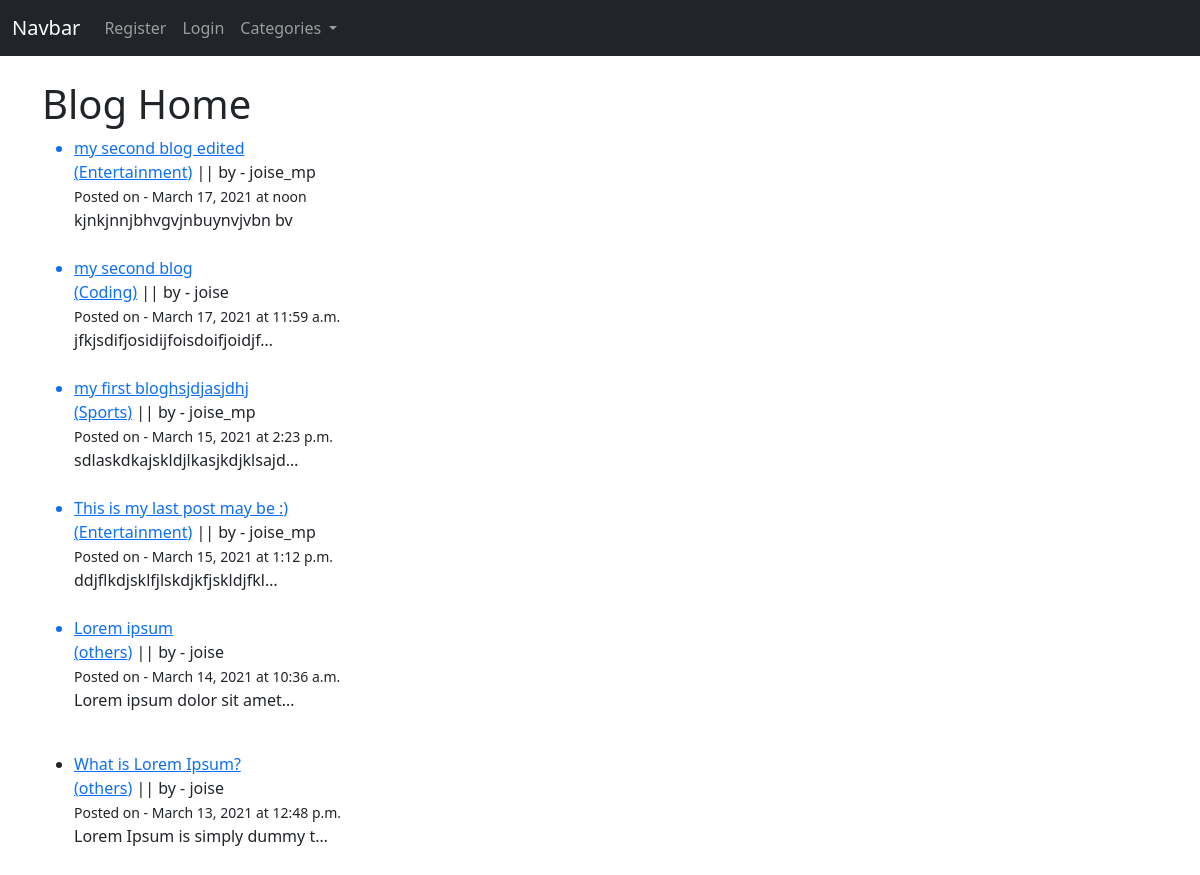
Before: /blog/ with the older database file.
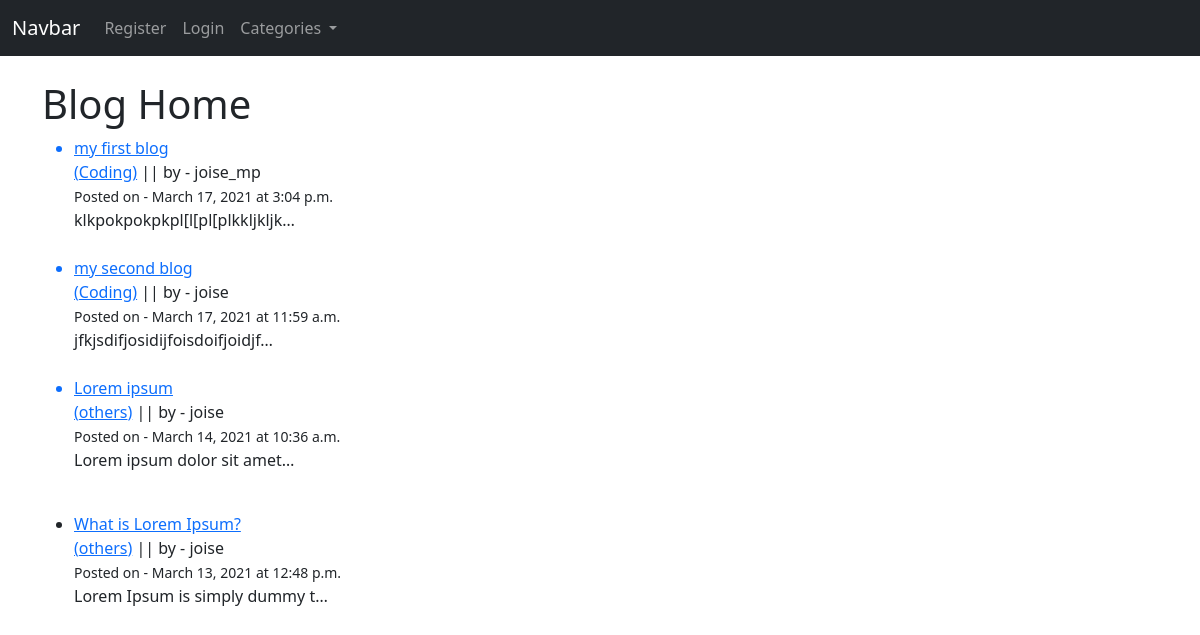
After: the same page with the newer database file.
### blog/models.py (models this page shows, shortened)
class Post(models.Model):
    title = models.CharField(max_length=255)
    author = models.ForeignKey(User, on_delete=models.CASCADE)
    body = RichTextField(blank=True, null=True)
    post_date = models.DateField(auto_now_add=True)
    post_time = models.TimeField(auto_now_add=True)
    category = models.CharField(max_length=255, default='others')
    likes = models.ManyToManyField(User, related_name='blog_posts')

### blog/views.py (the view)
# urls.py: path('blog/', BlogHomeView.as_view(), name='bloghome'),
class BlogHomeView(ListView):
    model = Post
    template_name = 'blog_home.html'
    ordering = ['-post_date','-post_time']
    def get_context_data(self, *args, **kwargs):
        category_menu = Category.objects.all()
        context = super(BlogHomeView, self).get_context_data(*args, **kwargs)
        context['category_menu'] = category_menu
        return context

### blog/models.py (called while the page is built)
    def __str__(self):
        return self.name

### blog/templates/blog_home.html (shortened to what this page needs)
{% extends 'Navbars/blog_nav.html' %}
{% block items %}
<h1>Blog Home</h1>
<ul>
{% for post in object_list %}
    <a href="{% url 'blogdetail' post.pk %}"><li>{{post.title}}</li></a>
    <a href="{% url 'category_page' post.category %}">({{ post.category }})</a> ||
    by - {{post.author}}
    <br><small>Posted on - {{post.post_date}} at {{post.post_time}} </small><br>
    {{post.body | truncatechars:30 | safe}} <br><br>
{% endfor %}
</ul>
{%endblock%}

### templates/Navbars/blog_nav.html (shortened to what this page needs)
{% extends 'base.html' %}
{% block content %}
<nav class="navbar navbar-expand-lg navbar-dark bg-dark">
    <div class="container-fluid">
      <a class="navbar-brand" href="{% url 'bloghome' %}">Navbar</a>
      <div class="collapse navbar-collapse" id="navbarSupportedContent">
        <ul class="navbar-nav">
        {% if user.is_authenticated %}
            <li class="nav-item">
              <a class="nav-link" href="{% url 'createPost' %}">Create Post</a>
            </li>
            {% if user.is_superuser %}
            <li class="nav-item">
              <a class="nav-link" href="{% url 'add_category' %}">Add Category</a>
            </li>
            {% endif %}
            <li class="nav-item">
              <a class="nav-link" href="{% url 'logout' %}">Logout</a>
            </li>
            <li class="nav-item">
              <a class="nav-link" href="{% url 'edit_profile' %}">Edit Profile</a>
            </li>
          {% else %}
            <li class="nav-item">
              <a class="nav-link" href="{% url 'register' %}">Register</a>
            </li>
            <li class="nav-item">
              <a class="nav-link" href="{% url 'login' %}">Login</a>
            </li>
        {% endif %}
        {% if category_menu %}
        <li class="nav-item dropdown">
          <a class="nav-link dropdown-toggle" href="#" id="navbarDropdown" role="button" data-bs-toggle="dropdown" aria-expanded="false">
            Categories
          </a>
        </li>
        {%else%}
        <li class="nav-item">
          <a class="nav-link" href="{% url 'category_list_page' %}">Categories</a>
        </li>
        {% endif %}
        </ul>
      </div>
    </div>
  </nav>
  <div class="container mt-4">
    {% block items %}
    {% endblock %}
  </div>
{% endblock %}

### templates/base.html (shortened to what this page needs)
<!doctype html>
<html lang="en">
  <head>
    {% load static %}
    <link href="https://cdn.jsdelivr.net/npm/bootstrap@5.0.0-beta2/dist/css/bootstrap.min.css" rel="stylesheet">
  </head>
  <body>
        {% block content %}
        {% endblock %}
  </body>
</html>

Changed rows visible on the page:
removed Post: title "my second blog edited", category "Entertainment", author "joise_mp", post_date "March 17, 2021", post_time "noon", body "kjnkjnnjbhvgvjnbuynvjvbn bv"
removed Post: title "my first bloghsjdjasjdhj", category "Sports", author "joise_mp", post_date "March 15, 2021", post_time "2:23 p.m.", body "sdlaskdkajskldjlkasjkdjklsajd…"
removed Post: title "This is my last post may be :)", category "Entertainment", author "joise_mp", post_date "March 15, 2021", post_time "1:12 p.m.", body "ddjflkdjsklfjlskdjkfjskldjfkl…"
added Post: title "my first blog", category "Coding", author "joise_mp", post_date "March 17, 2021", post_time "3:04 p.m.", body "klkpokpokpkpl[l[pl[plkkljkljk…"
